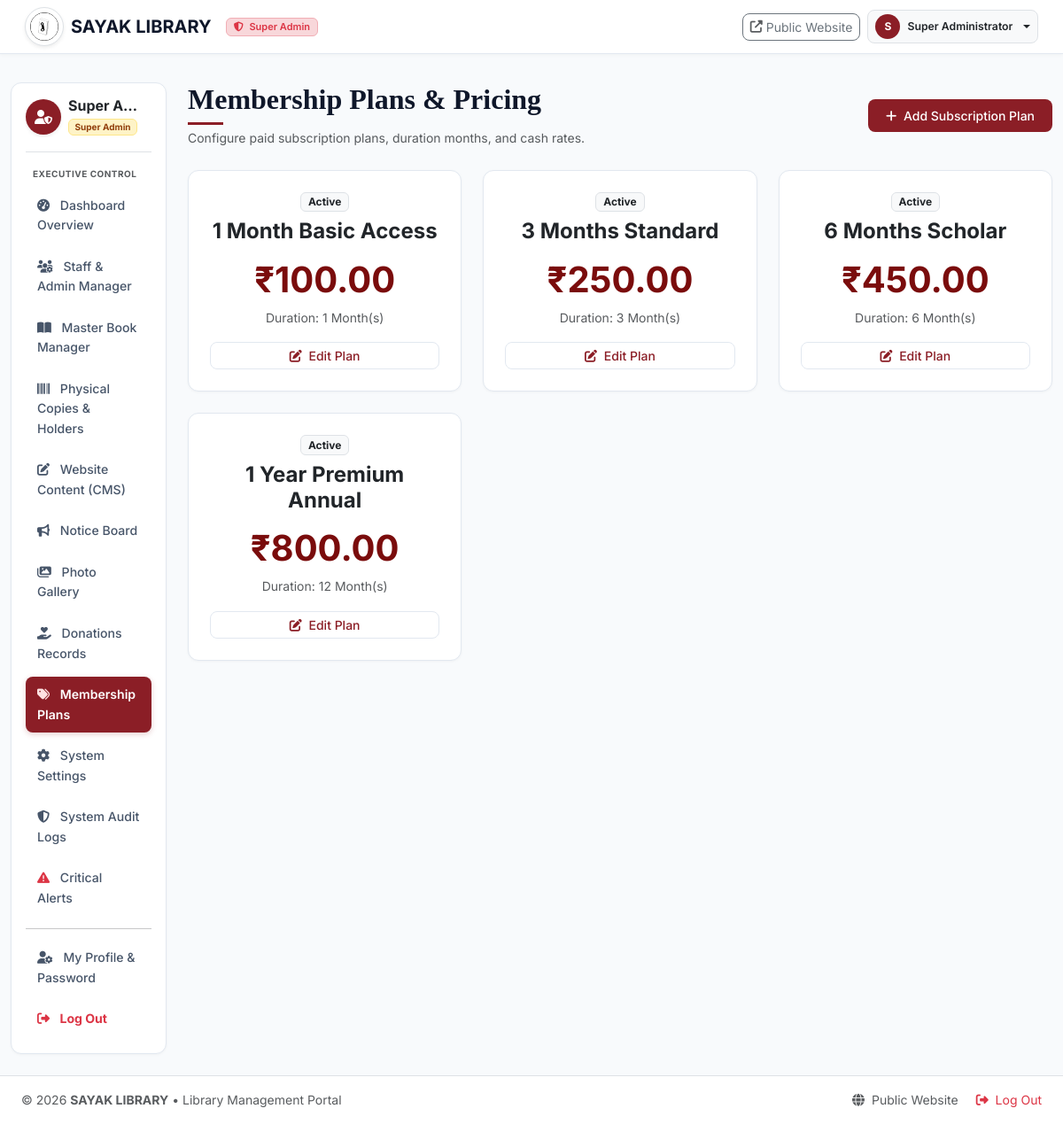
/admin/memberships/index.php (signed in), run on the app's committed database.
### tables this page shows
CREATE TABLE `system_settings` (
  `id` INT UNSIGNED AUTO_INCREMENT PRIMARY KEY,
  `setting_key` VARCHAR(100) NOT NULL UNIQUE,
  `setting_value` TEXT DEFAULT NULL,
  `updated_at` TIMESTAMP DEFAULT CURRENT_TIMESTAMP ON UPDATE CURRENT_TIMESTAMP
);

CREATE TABLE `membership_plans` (
  `id` INT UNSIGNED AUTO_INCREMENT PRIMARY KEY,
  `plan_name` VARCHAR(100) NOT NULL,
  `duration_months` INT UNSIGNED NOT NULL,
  `price` DECIMAL(10,2) NOT NULL,
  `status` ENUM('Active', 'Inactive') NOT NULL DEFAULT 'Active',
  `created_at` TIMESTAMP DEFAULT CURRENT_TIMESTAMP
);

### includes/functions.php (called while the page is built, shortened)
<?php
function escape(?string $string): string {
    return htmlspecialchars($string ?? '', ENT_QUOTES, 'UTF-8');
}
function format_currency($amount): string {
    return '₹' . number_format((float)$amount, 2);
}
function get_setting(string $key, string $default = ''): string {
    try {
        $db = getDB();
        $stmt = $db->prepare("SELECT setting_value FROM system_settings WHERE setting_key = ?");
        $stmt->execute([$key]);
        $val = $stmt->fetchColumn();
        return $val !== false ? (string)$val : $default;
    } catch (Exception $e) {
        return $default;
    }
}

### includes/auth.php (called while the page is built, shortened)
<?php
require_once __DIR__ . '/database.php';
require_once __DIR__ . '/functions.php';
function get_logged_in_user(): ?array {
    return [
        'id' => $_SESSION['user_id'],
        'full_name' => $_SESSION['full_name'],
        'email' => $_SESSION['email'],
        'role_code' => $_SESSION['role_code'],
        'role_name' => $_SESSION['role_name'],
        'member_id' => $_SESSION['member_id'] ?? null,
        'member_code' => $_SESSION['member_code'] ?? null,
        'librarian_id' => $_SESSION['librarian_id'] ?? null,
    ];
}

### admin/memberships/index.php (the view, shortened to what this page needs)
<?php
require_once __DIR__ . '/../../includes/database.php';
require_once __DIR__ . '/../../includes/functions.php';
require_once __DIR__ . '/../../includes/auth.php';
$db = getDB();
$plans = $db->query("SELECT * FROM membership_plans ORDER BY id ASC")->fetchAll();
require_once __DIR__ . '/../../includes/header.php';
?>
<div class="container-fluid py-4">
    <div class="row g-4">
        <div class="col-lg-3 col-xl-2">
            <?php require_once __DIR__ . '/../../includes/sidebar.php'; ?>
        </div>
        <div class="col-lg-9 col-xl-10">
            <div class="d-flex justify-content-between align-items-center mb-4">
                <div>
                    <h2 class="section-title mb-1">Membership Plans & Pricing</h2>
                    <p class="text-muted small mb-0">Configure paid subscription plans, duration months, and cash rates.</p>
                </div>
                <button type="button" class="btn btn-maroon btn-sm font-serif" data-bs-toggle="modal" data-bs-target="#planModal" onclick="resetPlanForm();" style="background-color: #7A0C0C;">
                    <i class="fas fa-plus me-1"></i> Add Subscription Plan
                </button>
            </div>
            <div class="row g-4">
                <?php foreach ($plans as $p): ?>
                    <div class="col-md-4">
                        <div class="card sayak-card text-center p-4 border-top border-4 border-maroon">
                            <span class="badge bg-light text-dark align-self-center mb-2 border"><?= escape($p['status']) ?></span>
                            <h4 class="font-serif fw-bold"><?= escape($p['plan_name']) ?></h4>
                            <div class="display-6 fw-bold text-maroon my-2" style="color: #7A0C0C;"><?= format_currency($p['price']) ?></div>
                            <p class="text-muted small">Duration: <?= $p['duration_months'] ?> Month(s)</p>
                            <button type="button" class="btn btn-outline-maroon btn-sm mt-auto" onclick='editPlan(<?= json_encode($p) ?>)'>
                                <i class="fas fa-edit me-1"></i> Edit Plan
                            </button>
                        </div>
                    </div>
                <?php endforeach; ?>
            </div>
        </div>
    </div>
</div>
<?php require_once __DIR__ . '/../../includes/footer.php'; ?>

### includes/header.php (shortened to what this page needs)
<?php
require_once __DIR__ . '/database.php';
require_once __DIR__ . '/functions.php';
require_once __DIR__ . '/auth.php';
$currentUser = get_logged_in_user();
?>
<!DOCTYPE html>
<html lang="en">
<head>
    <link href="https://cdn.jsdelivr.net/npm/bootstrap@5.3.2/dist/css/bootstrap.min.css" rel="stylesheet">
    <link rel="stylesheet" href="https://cdnjs.cloudflare.com/ajax/libs/font-awesome/6.4.2/css/all.min.css">
    <link rel="stylesheet" href="<?= BASE_URL ?>assets/css/style.css">
<?php
$scriptPath = str_replace('\\', '/', $_SERVER['SCRIPT_NAME'] ?? '');
$isDashboard = (
    strpos($scriptPath, '/admin/') !== false ||
    strpos($scriptPath, '/librarian/') !== false ||
    strpos($scriptPath, '/member/') !== false ||
    (!empty($isDashboard))
);
$dashboardHomeUrl = BASE_URL;
if ($currentUser) {
    if ($currentUser['role_code'] === 'SUPER_ADMIN') {
        $dashboardHomeUrl = BASE_URL . 'admin/dashboard.php';
    } elseif ($currentUser['role_code'] === 'LIBRARIAN') {
        $dashboardHomeUrl = BASE_URL . 'librarian/dashboard.php';
    } else {
        $dashboardHomeUrl = BASE_URL . 'member/dashboard.php';
    }
}
?>
</head>
<body class="<?= $isDashboard ? 'dashboard-layout bg-light d-flex flex-column min-vh-100' : '' ?>">
<?php if ($isDashboard): ?>
    <?php
    $logoVal = get_setting('site_logo', '');
    if (!empty($logoVal) && file_exists(ROOT_PATH . 'uploads/' . $logoVal)) {
        $logoUrl = BASE_URL . 'uploads/' . $logoVal;
    } else {
        $logoUrl = BASE_URL . 'assets/images/site_logo.png';
    }
    $roleName = $currentUser['role_name'] ?? 'Dashboard';
    $roleCode = $currentUser['role_code'] ?? '';
    ?>
    <header class="navbar navbar-expand navbar-light bg-white sticky-top shadow-sm px-3 d-print-none dashboard-navbar border-bottom" style="z-index: 1040; min-height: 58px;">
        <div class="container-fluid d-flex align-items-center justify-content-between">
            <div class="d-flex align-items-center">
                <a href="<?= $dashboardHomeUrl ?>" class="navbar-brand d-flex align-items-center me-3 py-0 text-dark">
                    <img src="<?= $logoUrl ?>" alt="Sayak Logo" class="rounded-circle bg-white p-1 me-2 border shadow-sm" style="width: 44px; height: 44px; object-fit: cover;">
                    <span class="font-serif fw-bold text-dark fs-5 tracking-wide" style="color: #0F172A !important;"><?= escape(get_setting('library_name', 'SAYAK LIBRARY')) ?></span>
                </a>
                <?php
                $roleBadgeClass = 'bg-primary-subtle text-primary border-primary-subtle';
                $roleIcon = 'fa-user';
                if ($roleCode === 'SUPER_ADMIN') {
                    $roleBadgeClass = 'bg-danger-subtle text-danger border-danger-subtle';
                    $roleIcon = 'fa-shield-alt';
                } elseif ($roleCode === 'LIBRARIAN') {
                    $roleBadgeClass = 'bg-primary-subtle text-primary border-primary-subtle';
                    $roleIcon = 'fa-book-reader';
                } else {
                    $roleBadgeClass = 'bg-success-subtle text-success border-success-subtle';
                    $roleIcon = 'fa-user-check';
                }
                ?>
                <span class="badge border <?= $roleBadgeClass ?> font-serif px-2 py-1 align-middle d-none d-sm-inline-block" style="font-size: 11px; font-weight: 600;">
                    <i class="fas <?= $roleIcon ?> me-1"></i>
                    <?= escape($roleName) ?>
                </span>
            </div>
            <div class="d-flex align-items-center gap-2">
                <a href="<?= BASE_URL ?>" target="_blank" class="btn btn-sm btn-outline-secondary font-serif d-none d-md-inline-flex align-items-center rounded-3" title="Open Public Website in new tab">
                    <i class="fas fa-external-link-alt me-1 text-muted"></i> Public Website
                </a>
                <?php if ($currentUser): ?>
                    <div class="dropdown">
                        <button class="btn btn-sm bg-light border d-flex align-items-center gap-2 py-1 px-2 rounded-3 dropdown-toggle text-dark" type="button" data-bs-toggle="dropdown" aria-expanded="false">
                            <div class="rounded-circle text-white d-flex align-items-center justify-content-center fw-bold" style="width: 28px; height: 28px; font-size: 12px; background-color: #8B1E26;">
                                <?= strtoupper(substr($currentUser['full_name'] ?? 'U', 0, 1)) ?>
                            </div>
                            <span class="small fw-semibold d-none d-sm-inline-block text-truncate text-dark" style="max-width: 140px;">
                                <?= escape($currentUser['full_name']) ?>
                            </span>
                        </button>
                    </div>
                <?php endif; ?>
            </div>
        </div>
    </header>
<?php endif; ?>
<div class="main-content-wrapper <?= $isDashboard ? 'flex-grow-1' : '' ?>">

### includes/footer.php (shortened to what this page needs)
</div>
<?php
$scriptPath = str_replace('\\', '/', $_SERVER['SCRIPT_NAME'] ?? '');
$isDashboard = (
    strpos($scriptPath, '/admin/') !== false ||
    strpos($scriptPath, '/librarian/') !== false ||
    strpos($scriptPath, '/member/') !== false ||
    (!empty($isDashboard))
);
?>
<?php if ($isDashboard): ?>
    <footer class="portal-footer py-3 text-center text-muted small border-top bg-white mt-auto d-print-none">
        <div class="container-fluid d-flex flex-wrap justify-content-between align-items-center px-4">
            <span>&copy; <?= date('Y') ?> <strong><?= escape(get_setting('library_name', 'SAYAK LIBRARY')) ?></strong> &bull; Library Management Portal</span>
            <div>
                <a href="<?= BASE_URL ?>" target="_blank" class="text-muted me-3 text-decoration-none"><i class="fas fa-globe me-1"></i> Public Website</a>
                <a href="<?= BASE_URL ?>logout.php" class="text-danger text-decoration-none"><i class="fas fa-sign-out-alt me-1"></i> Log Out</a>
            </div>
        </div>
    </footer>
<?php endif; ?>
</body>
</html>

### assets/css/style.css (style rules this page uses)
:root { --primary-maroon: #7A0C0C; --primary-maroon-dark: #580808; --primary-maroon-light: #9B1A1A; --gold-accent: #D4AF37; --gold-hover: #B59325; --bg-light: #F8F9FA; --card-bg: #FFFFFF; --text-dark: #212529; --text-muted: #6C757D; --border-color: #E9ECEF; --shadow-sm: 0 2px 8px rgba(0, 0, 0, 0.05); --shadow-md: 0 4px 16px rgba(0, 0, 0, 0.08); --shadow-lg: 0 10px 30px rgba(0, 0, 0, 0.12); --radius-sm: 6px; --radius-md: 10px; --radius-lg: 16px; }
body { font-family: 'Inter', -apple-system, BlinkMacSystemFont, 'Segoe UI', Roboto, sans-serif; background-color: var(--bg-light); color: var(--text-dark); margin: 0; padding: 0; line-height: 1.6; }
.btn-maroon { background-color: var(--primary-maroon); color: #FFFFFF; border: none; font-weight: 500; padding: 8px 20px; border-radius: var(--radius-sm); transition: all 0.2s ease; }
.btn-outline-maroon { border: 1.5px solid var(--primary-maroon); color: var(--primary-maroon); background: transparent; font-weight: 500; border-radius: var(--radius-sm); }
.sayak-card { background: #FFFFFF; border: 1px solid var(--border-color); border-radius: var(--radius-md); box-shadow: var(--shadow-sm); overflow: hidden; }
.section-title { font-family: 'Georgia', serif; color: var(--primary-maroon); font-weight: 700; position: relative; margin-bottom: 30px; padding-bottom: 10px; }
.section-title::after { content: ''; position: absolute; left: 0; bottom: 0; width: 60px; height: 3px; background-color: var(--gold-accent); }
.sayak-card, .card, .metric-card, .book-card, .section-title { transition: none !important; }
body.dashboard-layout { background-color: #F8FAFC !important; color: #1E293B !important; }
.dashboard-layout .dashboard-navbar { background-color: #FFFFFF !important; border-bottom: 1px solid #E2E8F0 !important; box-shadow: 0 1px 4px rgba(0, 0, 0, 0.04) !important; }
.dashboard-layout .dashboard-navbar .navbar-brand span { color: #0F172A !important; }
.dashboard-layout .sayak-card, .dashboard-layout .card { background: #FFFFFF !important; border: 1px solid #E2E8F0 !important; border-radius: 12px !important; box-shadow: 0 1px 3px rgba(0, 0, 0, 0.04) !important; }
.dashboard-layout .btn-maroon { background-color: #8B1E26 !important; border-color: #8B1E26 !important; color: #FFFFFF !important; border-radius: 8px !important; font-weight: 500 !important; transition: all 0.15s ease !important; }
.dashboard-layout .btn-outline-maroon { color: #8B1E26 !important; border-color: #E2E8F0 !important; background-color: #FFFFFF !important; border-radius: 8px !important; }
.dashboard-layout .section-title { color: #0F172A !important; font-weight: 700 !important; }
.dashboard-layout .section-title::after { background-color: #8B1E26 !important; width: 40px !important; height: 3px !important; }

### data on the page
system_settings: setting_value "SAYAK LIBRARY"
membership_plans: status "Active", plan_name "1 Month Basic Access", price "₹100.00", duration_months "1"
membership_plans: status "Active", plan_name "3 Months Standard", price "₹250.00", duration_months "3"
membership_plans: status "Active", plan_name "6 Months Scholar", price "₹450.00", duration_months "6"
membership_plans: status "Active", plan_name "1 Year Premium Annual", price "₹800.00", duration_months "12"

### other printed values
$roleName "Super Admin"
substr($currentUser['full_name'] ?? 'U', 0, 1) "S"
$currentUser['full_name'] "Super Administrator"
$currentUser['full_name'] "Super A…"
$currentUser['role_name'] "Super Admin"
